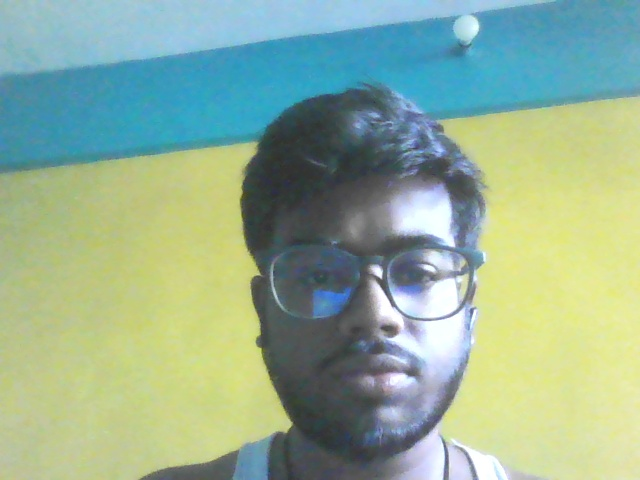
#> input picture assets/admin_face.jpg, 640 x 480 px, given in place of the camera
$ python accuracy_test.py
#> lines starting #> are read from the running program, lines starting #| are printed output that depends on the picture; after the words box and inside, x2 and y2 are one past the last pixel; in counts of white or black regions, pixels touching at a corner belong together
"""
accuracy_test.py
Measures face recognition accuracy of Smart Privacy Guardian.
Run: python accuracy_test.py
"""

import cv2
import numpy as np
import sys
import os

sys.path.insert(0, os.path.abspath("."))

from src.core.face_recog import FaceRecognizer, compute_embedding
from config.settings import ADMIN_EMB_PATH, ADMIN_IMG_PATH, FACE_THRESHOLD

# â”€â”€ Config â”€â”€â”€â”€â”€â”€â”€â”€â”€â”€â”€â”€â”€â”€â”€â”€â”€â”€â”€â”€â”€â”€â”€â”€â”€â”€â”€â”€â”€â”€â”€â”€â”€â”€â”€â”€â”€â”€â”€â”€â”€â”€â”€â”€â”€â”€â”€â”€â”€â”€â”€â”€â”€â”€â”€â”€â”€â”€â”€â”€â”€â”€â”€â”€â”€
ADMIN_SAMPLES    = 20   # frames to capture as admin (true positives)
INTRUDER_SAMPLES = 20   # frames to capture as non-admin (true negatives)


def capture_samples(label, count):
    """Capture face crop samples from webcam."""
#> called with label = 'ADMIN (your face)', count = 20
    print(f"\n[{label}] Position your face and press SPACE to start capturing {count} samples...")
    cap = cv2.VideoCapture(0, cv2.CAP_DSHOW)
    face_cascade = cv2.CascadeClassifier(
        cv2.data.haarcascades + "haarcascade_frontalface_default.xml"
    )
    samples = []

    while True:
        ret, frame = cap.read()
#> frame is the input picture: shape (480, 640, 3); mean B, G, R 150.6, 175.1, 148.6
        if not ret:
            continue
        gray  = cv2.cvtColor(frame, cv2.COLOR_BGR2GRAY)
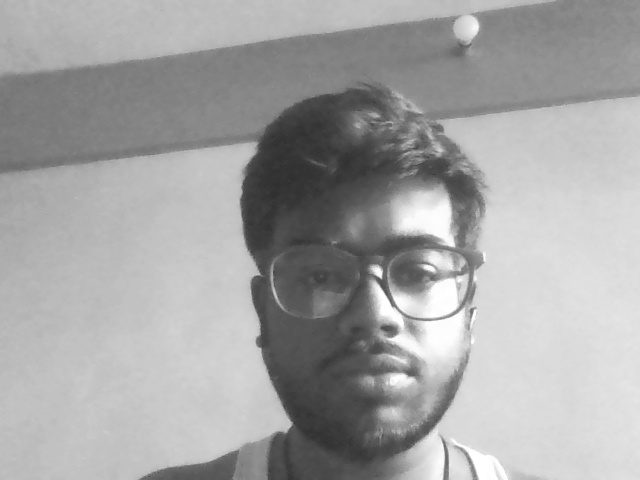
#> gray: shape (480, 640); min 47, max 255, mean 164.4
        faces = face_cascade.detectMultiScale(gray, 1.1, 5, minSize=(60, 60))
#> faces = [[245, 175, 249, 249]]
        preview = frame.copy()
        for (x, y, w, h) in faces:
            cv2.rectangle(preview, (x, y), (x+w, y+h), (0, 255, 0), 2)
#> this loop made 1 pass
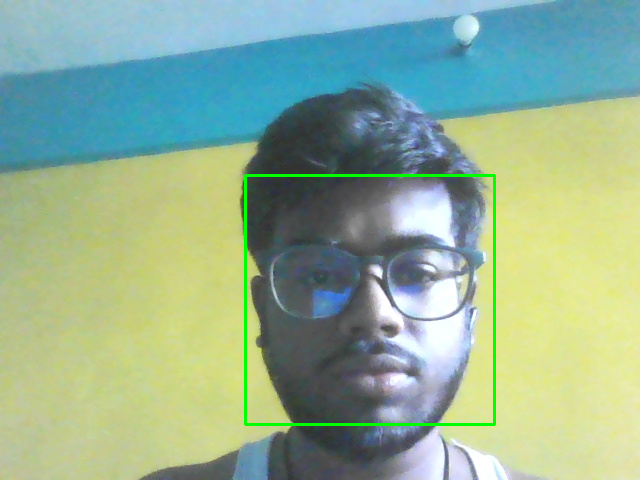
#> preview: shape (480, 640, 3); 0.97% of pixels changed, all inside (x1, y1, x2, y2) = (244, 174, 496, 426)
        cv2.putText(preview, f"Press SPACE to capture | {label}",
                    (10, 30), cv2.FONT_HERSHEY_SIMPLEX, 0.7, (0, 255, 255), 2)
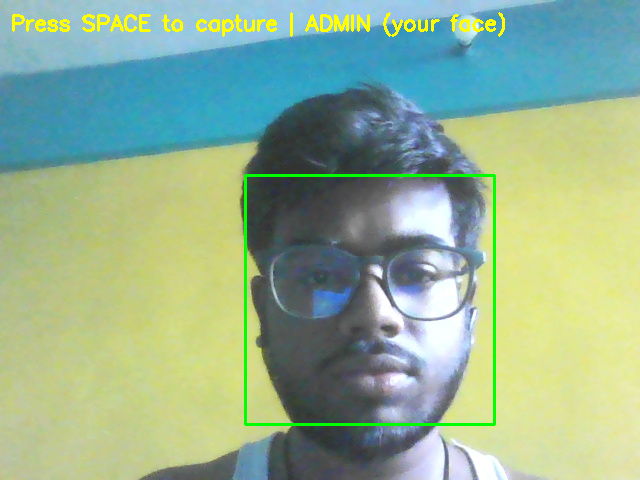
#> preview: shape (480, 640, 3); 1.07% of pixels changed, all inside (x1, y1, x2, y2) = (12, 12, 505, 37)
        cv2.imshow("Accuracy Test", preview)
        key = cv2.waitKey(1) & 0xFF
#> (key q is pressed here)
        if key == ord(' ') and len(faces) > 0:
            break
        elif key == ord('q'):
            cap.release()
            cv2.destroyAllWindows()
            sys.exit(0)
#> (the program exits here)
